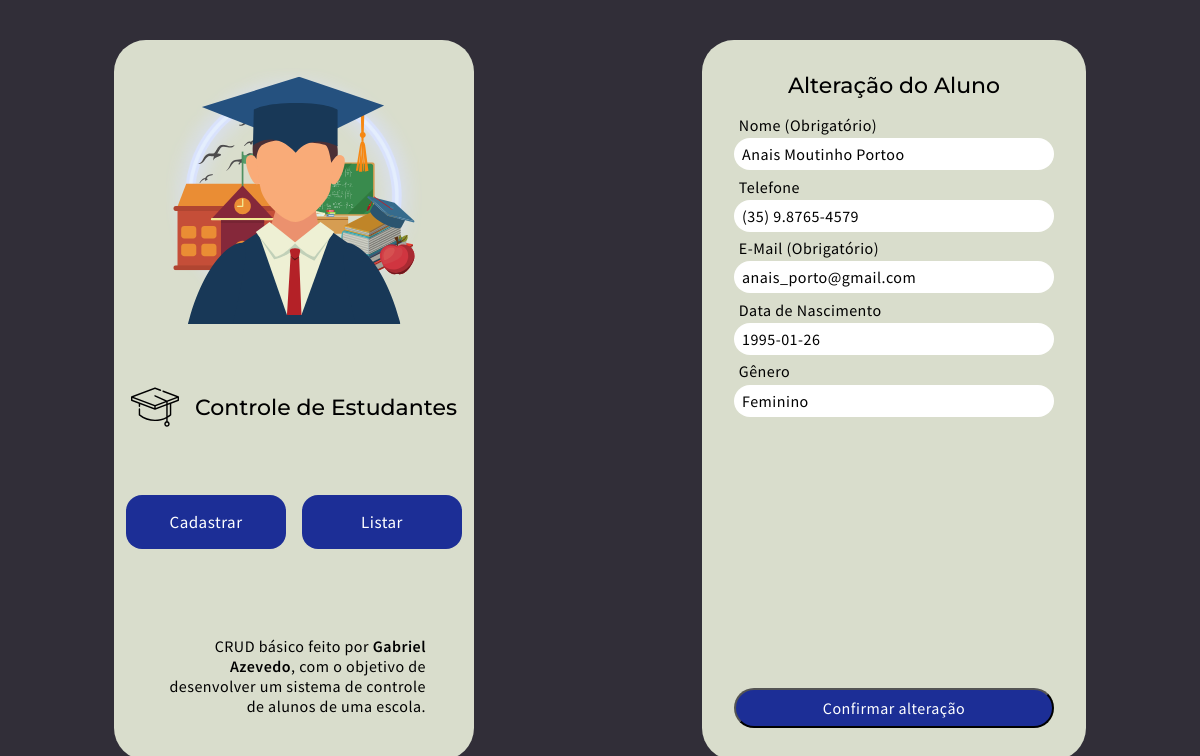
The app's page /src/view/updateStudent.php?idUpd=3 with its own data.
### tables this page shows
CREATE TABLE IF NOT EXISTS `students` (
  `idStudent` int(10) NOT NULL AUTO_INCREMENT,
  `ableStudent` int(1) NOT NULL,
  `name` varchar(100) NOT NULL,
  `phone` varchar(20) DEFAULT NULL,
  `email` varchar(40) NOT NULL,
  `birthday` varchar(10) DEFAULT NULL,
  `gender` varchar(10) DEFAULT NULL,
  PRIMARY KEY (`idStudent`)
);

### src/model/students.php (called while the page is built, shortened)
<?php
	class studentsModel {
		public function getStudent($id) {
			$Connection = new Connection();
			$conn = $Connection->getConnect();
			$sql = "SELECT * FROM students WHERE idStudent = $id";
			$result = mysqli_query($conn, $sql);
			if($result){
				return $result;
			} else{
				header('Location:'.ERROR.'?codError=1');
			}
		}
	}
?>

### src/controller/studentsController.php (called while the page is built, shortened)
<?php
	require_once '../model/students.php';
	class studentsController {
		public function searchID($id) {
			$studentsModel = new studentsModel();
			return $resultStudent = $studentsModel->getStudent($id);
		}
	}
?>

### src/view/updateStudent.php (the view, shortened to what this page needs)
<?php
    require_once '../controller/studentsController.php';
    $studentsController = new studentsController();
    if (isset($_GET["idUpd"])){
        $idUpd = urlencode($_GET["idUpd"]);
        $resultStudent = $studentsController -> searchID($idUpd);
        $row = mysqli_fetch_assoc($resultStudent);
    }
?>
    <article class="form-update">
        <h2>Alteração do Aluno</h2>
        <form action="updateStudent.php" method="post">
            <div class="form-data">
                <label for="name">Nome (Obrigatório)</label>
                <input
                    type="text"
                    name="name"
                    id="name"
                    value="<?php echo $row["name"] ?>"
                />
                <label for="phone">Telefone</label>
                <input
                    type="text"
                    name="phone"
                    id="phone"
                    value="<?php echo $row["phone"] ?>"
                >
                <label for="email">E-Mail (Obrigatório)</label>
                <input
                    type="text"
                    name="email"
                    id="email"
                    value="<?php echo $row["email"] ?>"
                />
                <label for="birthday">Data de Nascimento</label>
                <input
                    type="text"
                    name="birthday"
                    id="birthday"
                    value="<?php echo $row["birthday"] ?>"
                />
                <label for="gender">Gênero</label>
                <input
                    type="text"
                    name="gender"
                    id="gender"
                    value="<?php echo $row["gender"] ?>"
                />
            </div>
            <div class="form-submit">
                <input type="submit" value="Confirmar alteração"/>
            </div>
        </form>
    </article>

### src/styles/global.css (style rules this page uses)
* { margin: 0; padding: 0; box-sizing: border-box; outline: 0; }
body { background: #312e38; -webkit-font-smoothing: antialiased; }
body, input, button { font-family: 'Source Sans Pro', sans-serif; font-weight: 400; letter-spacing: 0.03rem; font-size: 16px; }
h1, h2, h3, h4, h5, h6, strong { font-family: 'Montserrat', sans-serif; font-weight: 500; letter-spacing: 0rem; font-size: 22px; }

### src/styles/pages/home.css (style rules this page uses)
.container article { display: flex; flex-direction: column; align-items: center; height: 90%; background: rgba(236, 241, 221, 0.9); border-radius: 2rem; padding: 2rem; }
.form-update form { height: 100%; margin-top: 1rem; display: flex; flex-direction: column; justify-content: space-between; }
.form-data, .form-submit { display: flex; flex-direction: column; }
.form-update label { padding: 0 0 0.2rem 0.3rem; }
.form-data input { width: 20rem; height: 2rem; margin-bottom: 0.4rem; border: 0; border-radius: 2rem; padding: 0.3rem 0.5rem; }
.form-submit input { background: rgb(28, 46, 150); color: #fff; padding: 0.5rem; height: 2.5rem; border-radius: 2rem; margin-top: 1rem; transition: background 0.3s; }

### records on screen
students: name "Anais Moutinho Portoo", phone "(35) 9.8765-4579", email "anais_porto@gmail.com", birthday "1995-01-26", gender "Feminino"
